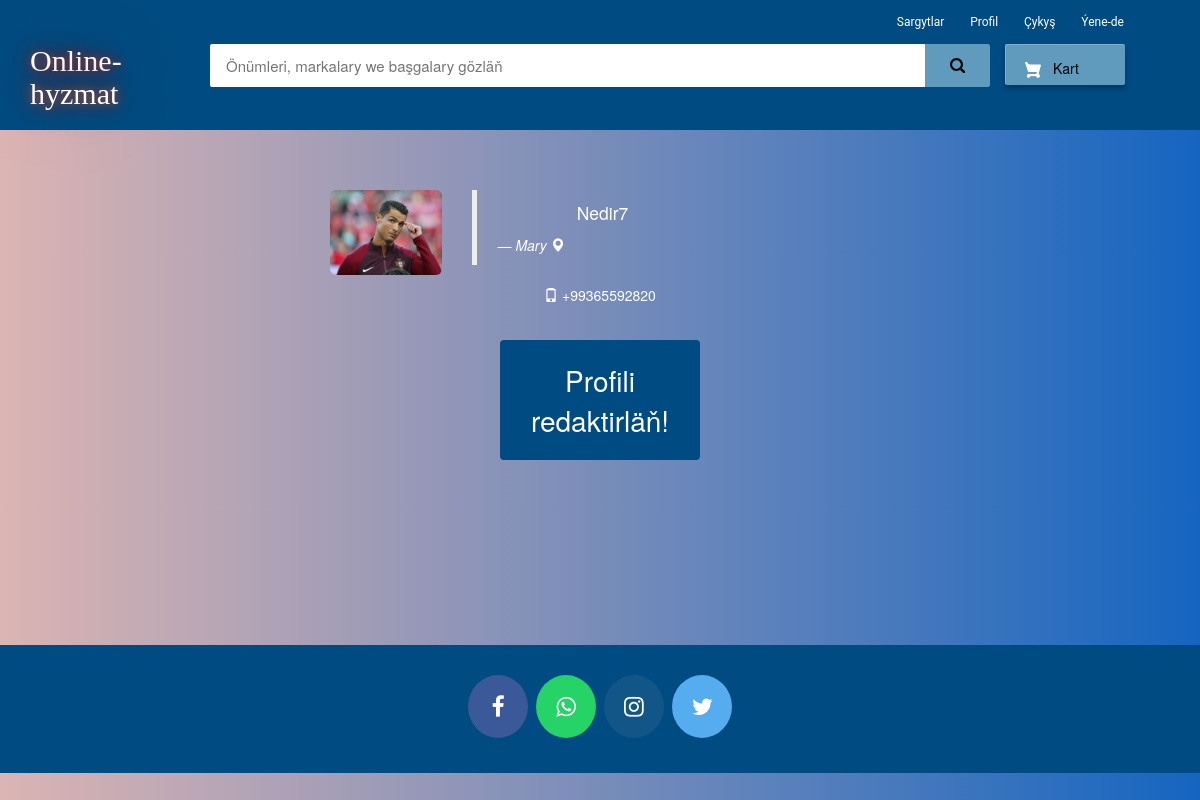
Page /my-profile (signed in) on the committed database.
### ecom/models.py (models this page shows, shortened)
class Customer(models.Model):
    user = models.OneToOneField(User, on_delete=models.CASCADE, verbose_name="Ulanyjy ady")
    profile_pic = models.ImageField(upload_to='profile_pic/CustomerProfilePic/', null=True, blank=True,
                                    verbose_name="Suraty")
    address = models.CharField(max_length=40, verbose_name="Salgysy")
    mobile = models.CharField(max_length=20, null=False, verbose_name="Ykjam el telefony")

### ecom/views.py (the view)
# urls.py: path('my-profile', views.my_profile_view,name='my-profile'),
@login_required(login_url='customerlogin')
@user_passes_test(is_customer)
def my_profile_view(request):
    customer = models.Customer.objects.get(user_id=request.user.id)
    return render(request, 'ecom/my_profile.html', {'customer': customer})

### ecom/views.py (called while the page is built)
def is_customer(user):
    return user.groups.filter(name='CUSTOMER').exists()

### templates/ecom/my_profile.html (shortened to what this page needs)
{% extends 'ecom/customer_base.html' %}
{% load static %}
{% block content %}
<br><br><br>
<div style="padding-left:300px;" class="container">
        <div class="col-sm-2 col-md-2">
            <img src="{% static customer.profile_pic.url %}"   alt="profile pic" class="img-rounded img-responsive" />
        </div>
        <div class="col-sm-4 col-md-4">
            <blockquote style="color: white;">
                <p>{{request.user}}</p> <small style="color: white;"><cite title="Source Title">{{customer.address}}  <i class="glyphicon glyphicon-map-marker"></i></cite></small>
            </blockquote>
            <p style="color: white;"> <i class="glyphicon glyphicon-phone" ></i> {{customer.mobile}}
            </p>
        </div>
</div>
<br>
<div style="text-align: center;">
  <a href="/edit-profile"><button class="button" ><span>Profili redaktirläň! </span></button></a>
</div>
<br><br><br><br><br><br>
{% endblock content %}

### templates/ecom/customer_base.html (style rules this page uses)
body { background: linear-gradient(to right, #dcb4b3, #1565c0) }
p { text-align: center; }

### templates/ecom/my_profile.html (style rules this page uses)
body { background-color:#000000; }
.button { display: inline-block; border-radius: 4px; background-color: #004B81; border: none; color: #FFFFFF; text-align: center; font-size: 28px; padding: 20px; width: 200px; transition: all 0.5s; cursor: pointer; margin: 5px; }
.button span { cursor: pointer; display: inline-block; position: relative; transition: 0.5s; }
.button span:after { content: '\00bb'; position: absolute; opacity: 0; top: 0; right: -20px; transition: 0.5s; }

### rows in the picture
Customer: profile_pic (picture), address "Mary", mobile "+99365592820"

### other values in the picture
{{ request.user }} "Nedir7"
